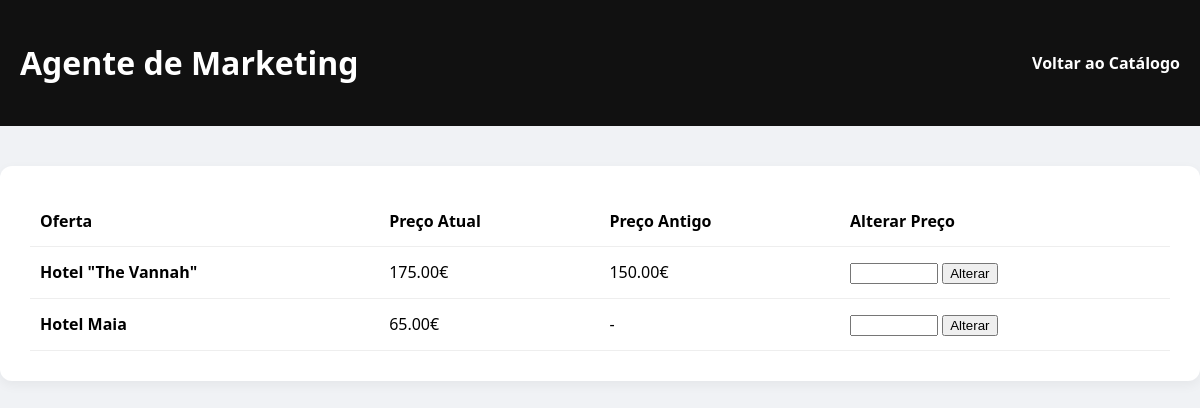
Page /scripts/agentemarketing.php on the earlier database version.
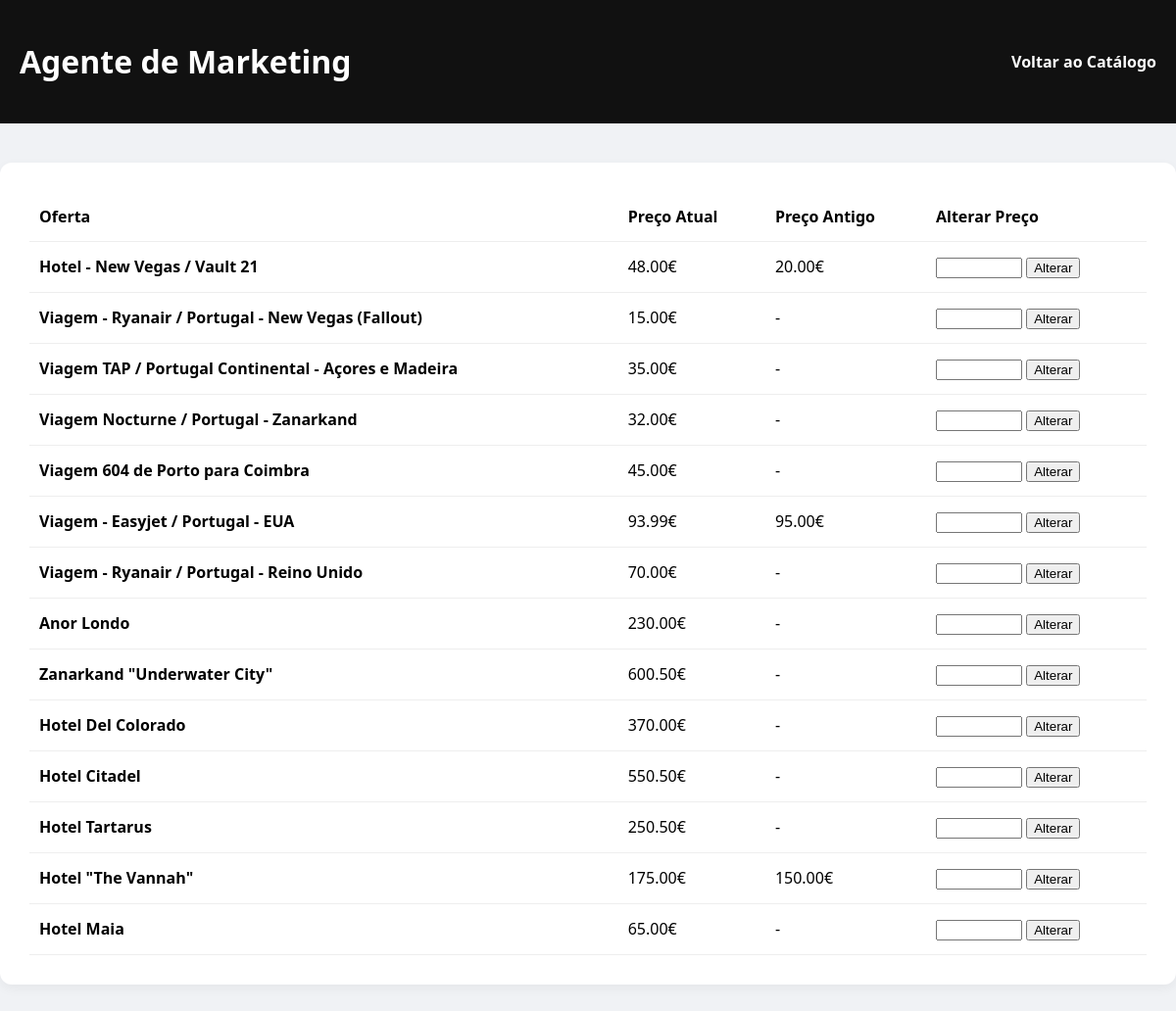
Same page on the later database version.
### tables this page shows
CREATE TABLE ofertas (
    id INTEGER PRIMARY KEY AUTOINCREMENT,
    titulo TEXT NOT NULL,
    descricao TEXT NOT NULL,
    preco REAL NOT NULL,
    preco_antigo REAL
);

### scripts/agentemarketing.php (the view, shortened to what this page needs)
<?php
$db = new PDO("sqlite:" . __DIR__ . "/hshotels.db");
$ofertas = $db->query("SELECT * FROM ofertas ORDER BY id DESC")->fetchAll(PDO::FETCH_ASSOC);
?>
<!DOCTYPE html>
<html lang="pt-PT">
<head>
</head>
<body>
    <div class="header">
        <h1>Agente de Marketing</h1>
        <a href="catalogo.php" style="color: white; text-decoration: none; font-weight: bold;">Voltar ao Catálogo</a>
    </div>
    <div class="container">
        <table>
            <thead>
                <tr>
                    <th>Oferta</th>
                    <th>Preço Atual</th>
                    <th>Preço Antigo</th>
                    <th>Alterar Preço</th>
                </tr>
            </thead>
            <tbody>
                <?php foreach ($ofertas as $o): ?>
                    <tr>
                        <td><strong><?php echo htmlspecialchars($o['titulo']); ?></strong></td>
                        <td><?php echo number_format($o['preco'], 2); ?>€</td>
                        <td><?php echo $o['preco_antigo'] ? number_format($o['preco_antigo'], 2) . "€" : "-"; ?></td>
                        <td>
                            <form method="POST">
                                <input type="number" name="novo_preco" step="0.01" required style="width: 80px;">
                                <button type="submit">Alterar</button>
                            </form>
                        </td>
                    </tr>
                <?php endforeach; ?>
            </tbody>
        </table>
    </div>
</body>
</html>

Differences in the rows shown:
added ofertas: titulo "Hotel - New Vegas / Vault 21", preco "48.00", preco_antigo "20.00"
added ofertas: titulo "Viagem - Ryanair / Portugal - New Vegas (Fallout)", preco "15.00"
added ofertas: titulo "Viagem TAP / Portugal Continental - Açores e Madeira", preco "35.00"
added ofertas: titulo "Viagem Nocturne / Portugal - Zanarkand", preco "32.00"
added ofertas: titulo "Viagem 604 de Porto para Coimbra", preco "45.00"
added ofertas: titulo "Viagem - Easyjet / Portugal - EUA", preco "93.99", preco_antigo "95.00"
added ofertas: titulo "Viagem - Ryanair / Portugal - Reino Unido", preco "70.00"
added ofertas: titulo "Anor Londo", preco "230.00"
added ofertas: titulo "Zanarkand \"Underwater City\"", preco "600.50"
added ofertas: titulo "Hotel Del Colorado", preco "370.00"
added ofertas: titulo "Hotel Citadel", preco "550.50"
added ofertas: titulo "Hotel Tartarus", preco "250.50"
